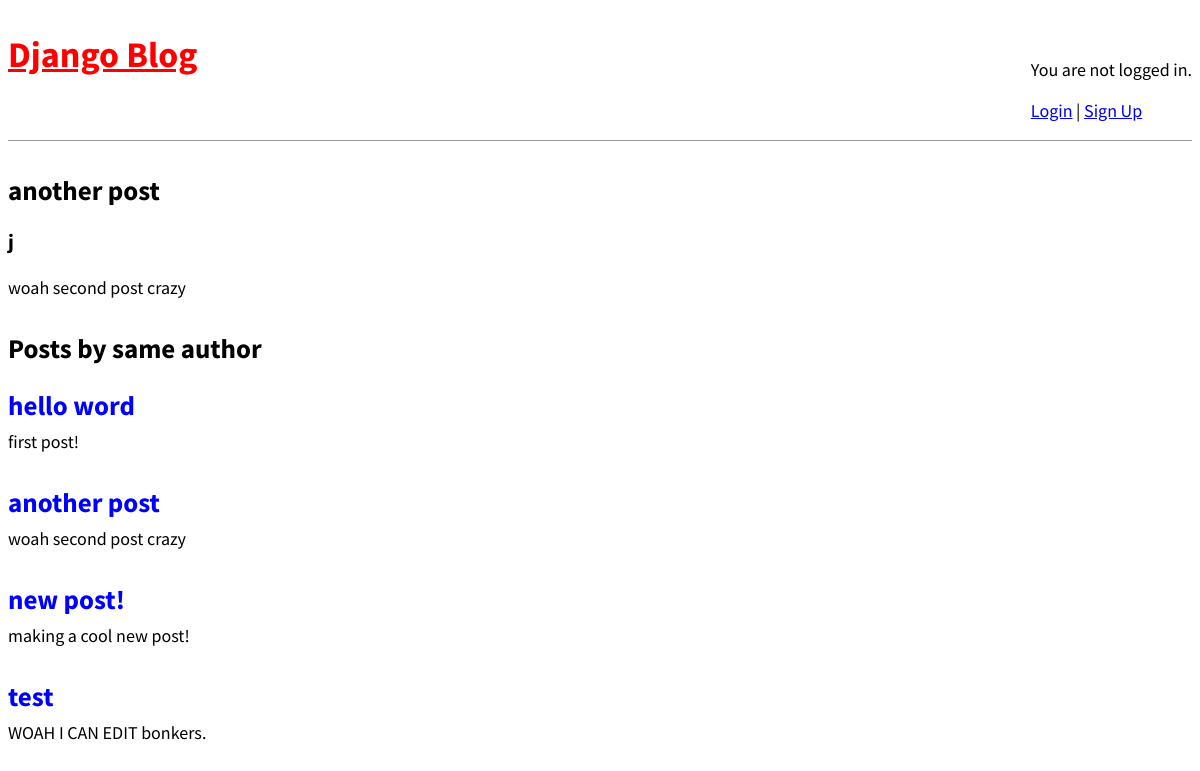
The app's page /post/2/ with its own data.
### blog/models.py (models this page shows, shortened)
class Post(models.Model):
    title = models.CharField(max_length=200)
    author = models.ForeignKey(
        "auth.User",
        on_delete=models.CASCADE,
        related_name="posts",
    )
    body = models.TextField()
    created = models.DateTimeField(auto_now_add=True)
    updated = models.DateTimeField(auto_now=True)

### blog/views.py (the view)
# urls.py: path("post/<int:pk>/", BlogDetailView.as_view(), name='post_detail'),
class BlogDetailView(DetailView):
    model= Post
    template_name = "post_detail.html"

### templates/post_detail.html (shortened to what this page needs)
{% extends "base.html" %}
{% block content %}
<div class="post-entry">
    <h2>{{ post.title }}</h2>
    <h3>{{ post.author.username }}</h3>
    <p>{{ post.body }}</p>
</div>
<h2>Posts by same author</h2>
    {% for apost in post.author.posts.all %}
        <div class="post-entry">
            <h2><a href="{% url 'post_detail' apost.pk %}">{{ apost.title}}</a></h2>
            <p>{{ apost.body }}</p>
        </div>
    {% endfor %}
{% endblock content %}

### static/css/base.css (style rules this page uses)
body { font-family: 'Source Sans Pro', sans-serif; font-size: 18px; }
.post-entry { margin-bottom: 2rem; }
.post-entry h2 { margin: 0.5rem 0; }
.post-entry h2 a, .post-entry h2 a:visited { color: blue; text-decoration: none; }
.post-entry p { margin: 0; font-weight: 400; }

### records on screen
Post: title "another post", author.username "j", body "woah second post crazy"
Post: title "hello word", body "first post!"
Post: title "new post!", body "making a cool new post!"
Post: title "test", body "WOAH I CAN EDIT bonkers."
